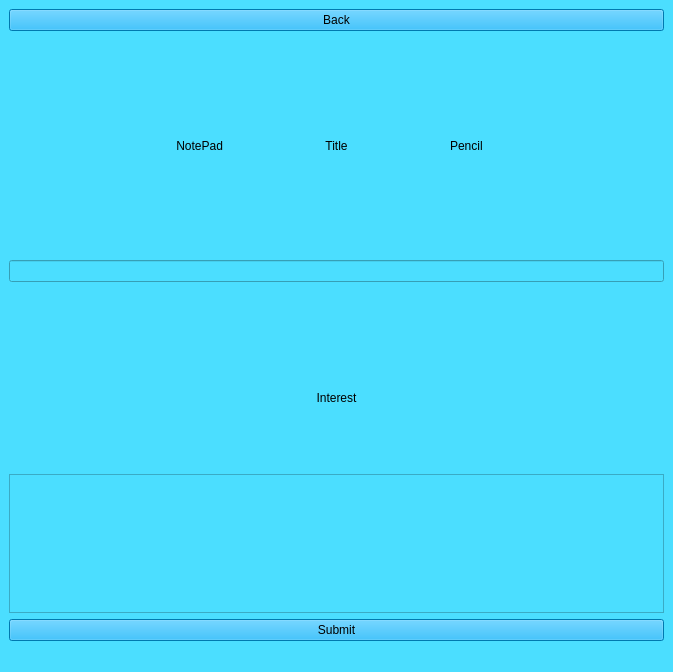
<?xml version="1.0" encoding="UTF-8"?>
<ui version="4.0">
 <class>CreateBoardOrThread</class>
 <widget class="QMainWindow" name="CreateBoardOrThread">
  <property name="geometry">
   <rect>
    <x>0</x>
    <y>0</y>
    <width>673</width>
    <height>672</height>
   </rect>
  </property>
  <property name="windowTitle">
   <string>MainWindow</string>
  </property>
  <property name="styleSheet">
   <string notr="true">background-color: rgb(75, 222, 255);</string>
  </property>
  <widget class="QWidget" name="centralwidget">
   <layout class="QGridLayout" name="gridLayout_2">
    <item row="4" column="0">
     <widget class="QPushButton" name="Submit">
      <property name="styleSheet">
       <string notr="true">QPushButton { color: rgb(0, 0, 0);
font:  700 17pt &quot;MS Sans Serif&quot;;
background-color: rgb(0, 170, 245);
}

QPushButton:Hover {
background-color: rgb(10, 180, 255);
}</string>
      </property>
      <property name="text">
       <string>Submit</string>
      </property>
     </widget>
    </item>
    <item row="2" column="0">
     <layout class="QVBoxLayout" name="verticalLayout_2">
      <item>
       <widget class="QLabel" name="Interest">
        <property name="minimumSize">
         <size>
          <width>0</width>
          <height>40</height>
         </size>
        </property>
        <property name="styleSheet">
         <string notr="true">font: 20pt &quot;MS Sans Serif&quot;;
color: rgb(0, 0, 0);</string>
        </property>
        <property name="text">
         <string>Interest</string>
        </property>
        <property name="alignment">
         <set>Qt::AlignmentFlag::AlignCenter</set>
        </property>
       </widget>
      </item>
      <item>
       <widget class="QScrollArea" name="scrollArea">
        <property name="sizePolicy">
         <sizepolicy hsizetype="Minimum" vsizetype="Minimum">
          <horstretch>0</horstretch>
          <verstretch>0</verstretch>
         </sizepolicy>
        </property>
        <property name="widgetResizable">
         <bool>true</bool>
        </property>
        <widget class="QWidget" name="scrollAreaWidgetContents">
         <property name="geometry">
          <rect>
           <x>0</x>
           <y>0</y>
           <width>657</width>
           <height>139</height>
          </rect>
         </property>
        </widget>
       </widget>
      </item>
     </layout>
    </item>
    <item row="1" column="0">
     <layout class="QVBoxLayout" name="verticalLayout">
      <item>
       <layout class="QHBoxLayout" name="horizontalLayout">
        <item>
         <widget class="QLabel" name="NotePad">
          <property name="text">
           <string>NotePad</string>
          </property>
          <property name="alignment">
           <set>Qt::AlignmentFlag::AlignRight|Qt::AlignmentFlag::AlignTrailing|Qt::AlignmentFlag::AlignVCenter</set>
          </property>
         </widget>
        </item>
        <item>
         <widget class="QLabel" name="label">
          <property name="minimumSize">
           <size>
            <width>0</width>
            <height>40</height>
           </size>
          </property>
          <property name="styleSheet">
           <string notr="true">font: 20pt &quot;MS Sans Serif&quot;;
color: rgb(0, 0, 0);</string>
          </property>
          <property name="text">
           <string>Title</string>
          </property>
          <property name="alignment">
           <set>Qt::AlignmentFlag::AlignCenter</set>
          </property>
         </widget>
        </item>
        <item>
         <widget class="QLabel" name="Pencil">
          <property name="text">
           <string>Pencil</string>
          </property>
         </widget>
        </item>
       </layout>
      </item>
      <item>
       <widget class="QLineEdit" name="Title"/>
      </item>
      <item>
       <spacer name="verticalSpacer">
        <property name="orientation">
         <enum>Qt::Orientation::Vertical</enum>
        </property>
        <property name="sizeType">
         <enum>QSizePolicy::Policy::Fixed</enum>
        </property>
        <property name="sizeHint" stdset="0">
         <size>
          <width>20</width>
          <height>40</height>
         </size>
        </property>
       </spacer>
      </item>
     </layout>
    </item>
    <item row="0" column="0">
     <widget class="QPushButton" name="Back">
      <property name="styleSheet">
       <string notr="true">QPushButton { color: rgb(0, 0, 0);
font:  700 17pt &quot;MS Sans Serif&quot;;
background-color: rgb(0, 170, 245);
}

QPushButton:Hover {
background-color: rgb(10, 180, 255);
}</string>
      </property>
      <property name="text">
       <string>Back</string>
      </property>
     </widget>
    </item>
   </layout>
  </widget>
  <widget class="QMenuBar" name="menubar">
   <property name="geometry">
    <rect>
     <x>0</x>
     <y>0</y>
     <width>673</width>
     <height>18</height>
    </rect>
   </property>
  </widget>
  <widget class="QStatusBar" name="statusbar"/>
 </widget>
 <resources/>
 <connections/>
</ui>
